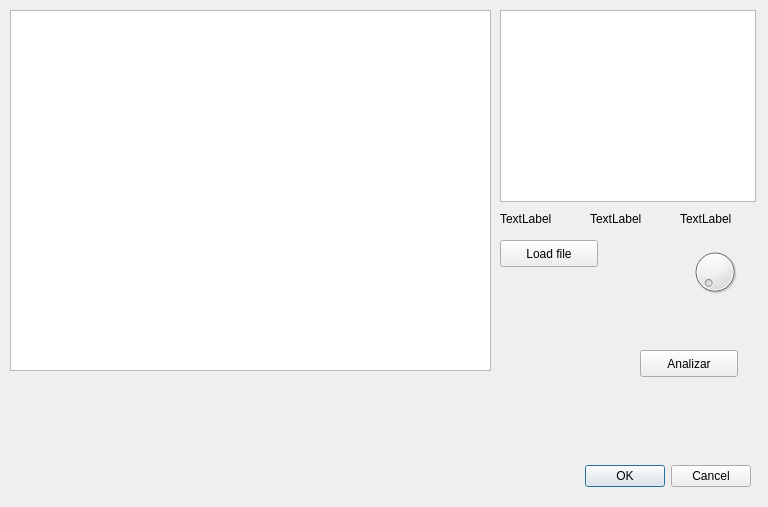
<?xml version="1.0" encoding="UTF-8"?>
<ui version="4.0">
 <class>Dialog</class>
 <widget class="QDialog" name="Dialog">
  <property name="geometry">
   <rect>
    <x>0</x>
    <y>0</y>
    <width>768</width>
    <height>507</height>
   </rect>
  </property>
  <property name="windowTitle">
   <string>Dialog</string>
  </property>
  <widget class="QDialogButtonBox" name="buttonBox">
   <property name="geometry">
    <rect>
     <x>410</x>
     <y>460</y>
     <width>341</width>
     <height>32</height>
    </rect>
   </property>
   <property name="orientation">
    <enum>Qt::Horizontal</enum>
   </property>
   <property name="standardButtons">
    <set>QDialogButtonBox::Cancel|QDialogButtonBox::Ok</set>
   </property>
  </widget>
  <widget class="QGraphicsView" name="graphicsView">
   <property name="geometry">
    <rect>
     <x>10</x>
     <y>10</y>
     <width>481</width>
     <height>361</height>
    </rect>
   </property>
  </widget>
  <widget class="QGraphicsView" name="graphicsView_2">
   <property name="geometry">
    <rect>
     <x>500</x>
     <y>10</y>
     <width>256</width>
     <height>192</height>
    </rect>
   </property>
  </widget>
  <widget class="QLabel" name="xLabel">
   <property name="geometry">
    <rect>
     <x>500</x>
     <y>210</y>
     <width>66</width>
     <height>17</height>
    </rect>
   </property>
   <property name="text">
    <string>TextLabel</string>
   </property>
  </widget>
  <widget class="QLabel" name="label_2">
   <property name="geometry">
    <rect>
     <x>590</x>
     <y>210</y>
     <width>66</width>
     <height>17</height>
    </rect>
   </property>
   <property name="text">
    <string>TextLabel</string>
   </property>
  </widget>
  <widget class="QLabel" name="label_3">
   <property name="geometry">
    <rect>
     <x>680</x>
     <y>210</y>
     <width>66</width>
     <height>17</height>
    </rect>
   </property>
   <property name="text">
    <string>TextLabel</string>
   </property>
  </widget>
  <widget class="QPushButton" name="pushButton">
   <property name="geometry">
    <rect>
     <x>640</x>
     <y>350</y>
     <width>98</width>
     <height>27</height>
    </rect>
   </property>
   <property name="text">
    <string>Analizar</string>
   </property>
  </widget>
  <widget class="QDial" name="dial">
   <property name="geometry">
    <rect>
     <x>690</x>
     <y>240</y>
     <width>50</width>
     <height>64</height>
    </rect>
   </property>
  </widget>
  <widget class="QPushButton" name="loadFileButton">
   <property name="geometry">
    <rect>
     <x>500</x>
     <y>240</y>
     <width>98</width>
     <height>27</height>
    </rect>
   </property>
   <property name="text">
    <string>Load file</string>
   </property>
  </widget>
 </widget>
 <resources/>
 <connections>
  <connection>
   <sender>buttonBox</sender>
   <signal>accepted()</signal>
   <receiver>Dialog</receiver>
   <slot>accept()</slot>
   <hints>
    <hint type="sourcelabel">
     <x>248</x>
     <y>254</y>
    </hint>
    <hint type="destinationlabel">
     <x>157</x>
     <y>274</y>
    </hint>
   </hints>
  </connection>
  <connection>
   <sender>buttonBox</sender>
   <signal>rejected()</signal>
   <receiver>Dialog</receiver>
   <slot>reject()</slot>
   <hints>
    <hint type="sourcelabel">
     <x>316</x>
     <y>260</y>
    </hint>
    <hint type="destinationlabel">
     <x>286</x>
     <y>274</y>
    </hint>
   </hints>
  </connection>
 </connections>
</ui>
